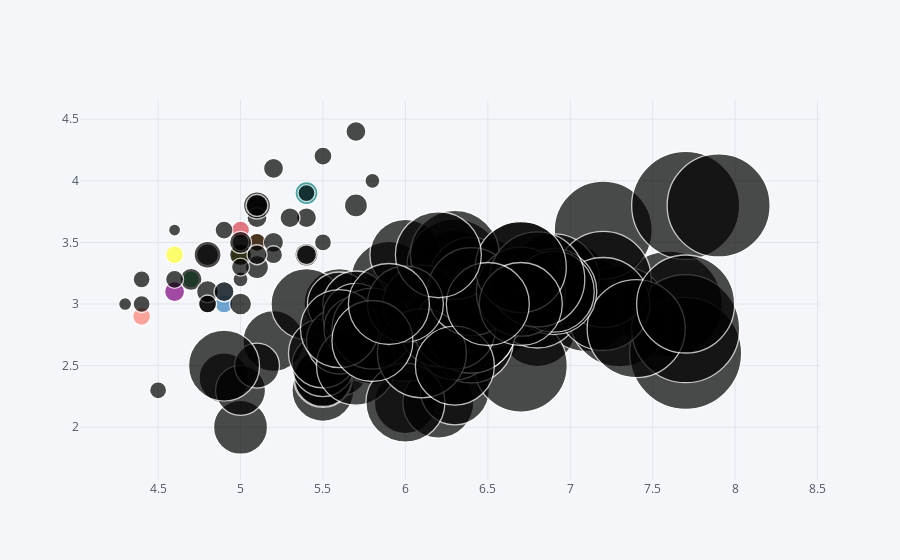

This figure's notebook cell:
### Code cell
df.iplot(kind = 'bubble',x = 'sepal_length',y = 'sepal_width',size = 'petal_length')

### Figure 1 — Plotly figure (JSON) as saved in the notebook; plotly's stock layout.template omitted (floating-point values rounded to 4 significant figures; data arrays with more than 128 entries replaced by an {"elided": "..."} marker saying what was removed)
{"data": [{"marker": {"color": ["rgb(255, 153, 51)", "rgb(55, 128, 191)", "rgb(50, 171, 96)", "rgb(128, 0, 128)", "rgb(219, 64, 82)", "rgb(0, 128, 128)", "rgb(255, 255, 51)", "rgb(128, 128, 0)", "rgb(251, 128, 114)", "rgb(128, 177, 211)"], "line": {"width": 1.3}, "size": {"elided": "150 int values"}, "symbol": "circle"}, "mode": "markers", "text": "", "type": "scatter", "x": {"elided": "150 float values"}, "y": {"elided": "150 float values"}}], "layout": {"legend": {"bgcolor": "#F5F6F9", "font": {"color": "#4D5663"}}, "paper_bgcolor": "#F5F6F9", "plot_bgcolor": "#F5F6F9", "title": {"font": {"color": "#4D5663"}}, "xaxis": {"gridcolor": "#E1E5ED", "showgrid": true, "tickfont": {"color": "#4D5663"}, "title": {"font": {"color": "#4D5663"}, "text": ""}, "zerolinecolor": "#E1E5ED"}, "yaxis": {"gridcolor": "#E1E5ED", "showgrid": true, "tickfont": {"color": "#4D5663"}, "title": {"font": {"color": "#4D5663"}, "text": ""}, "zerolinecolor": "#E1E5ED"}}}
